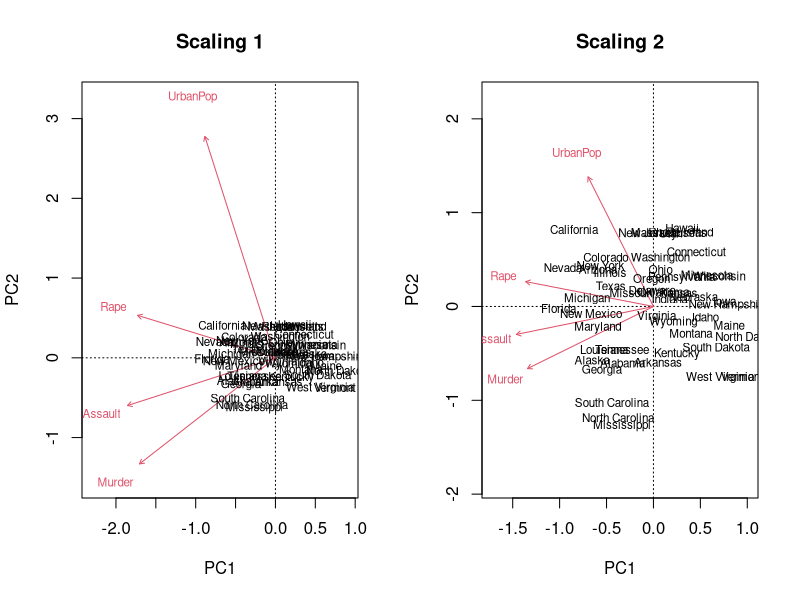
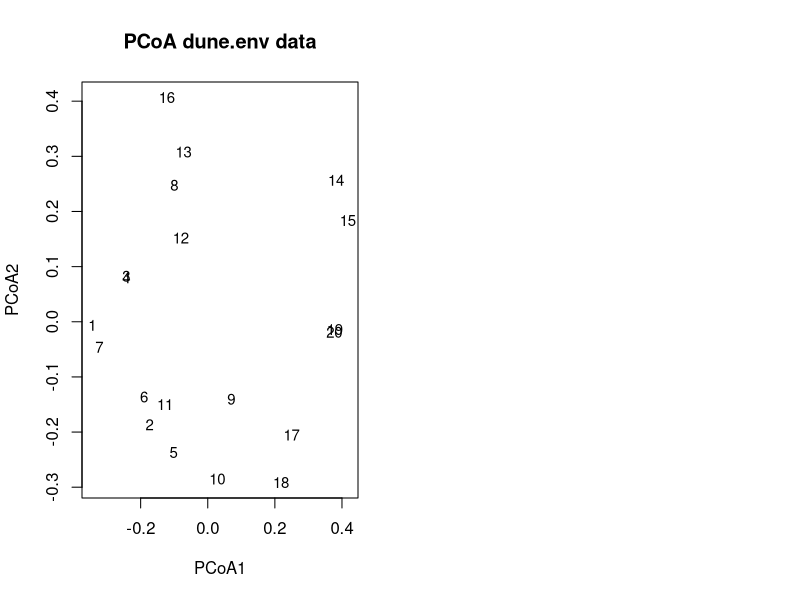
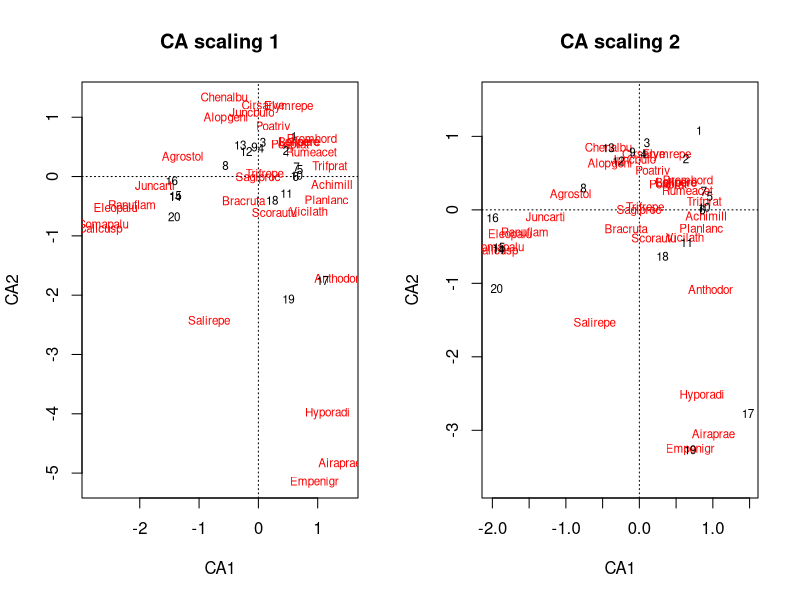
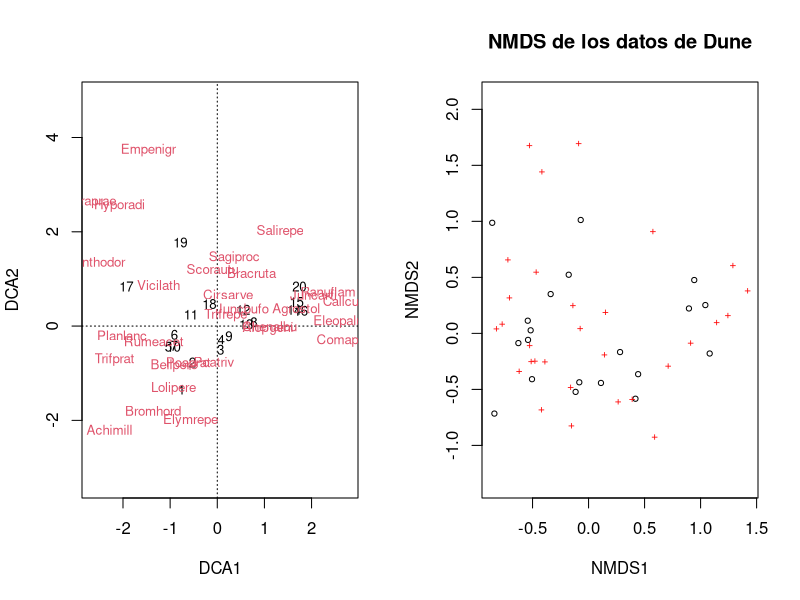
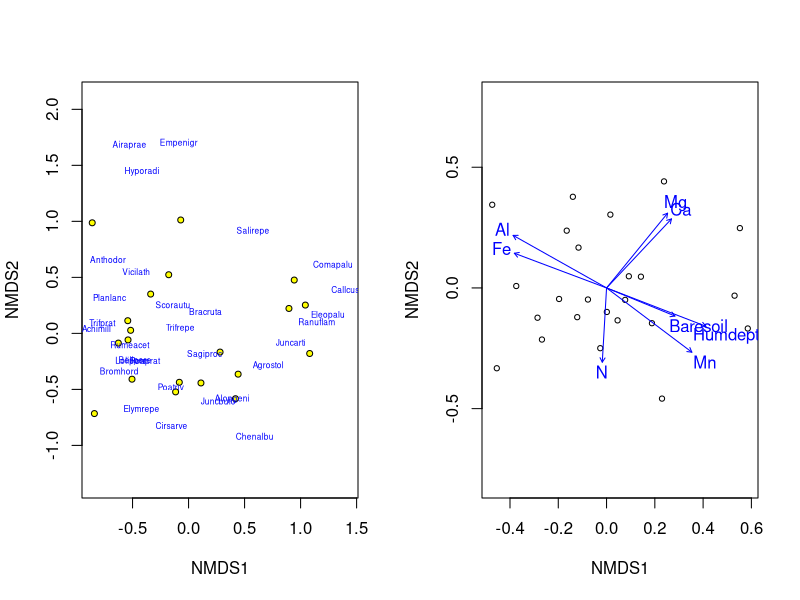
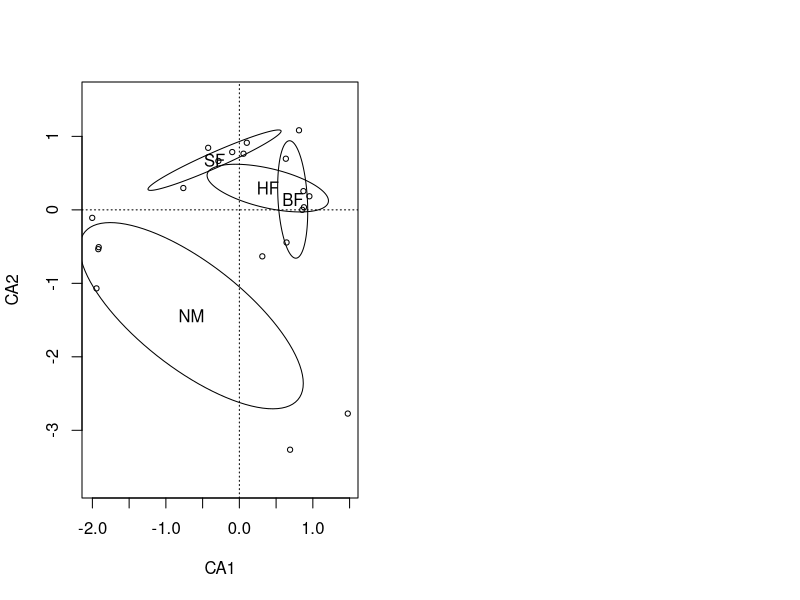

Here is the R script that generated these plots, in order:
## ---- chunk 1
Ordenacion<- data.frame(`Medidas de Similitud` = c("Respuesta lineal", "Respuesta Unimodal", "Bray-Curtis"), `Tipo de Ordenación` = c("PCA", "CA/DCA", "PcoA/mMDS/nmMDS"))

knitr::kable(
  Ordenacion, booktabs = TRUE,
  caption = 'Relación entre el tipo de variable y el método de ordenación no constreñida a utilizar'
)
## ---- chunk 2
library(vegan)
data("USArrests")
head(USArrests, 4)

#usaremos la función rda para ajustar un pca
pca.Arr <- rda(USArrests, scale = TRUE)

#el argumento scale = TRUE nos permite estandarizar los datos 
#los arrestos como vemos son mucho más altos que las otras variables

#Vemos el resultado del ajuste
pca.summ <- summary(pca.Arr)

#Eigenvalues
#para obtener los eignvalues le pedimos que del objeto que contiene el resumen del
#análisis (pca.summ) el elemento cont 
pca.summ$cont
## ---- chunk 3
#puntuación de las especies 
pca.summ$species

## ---- chunk 4
#Sitios
#Usamos la función head para que se despligue únicamente los 6 primeros sitios
head(pca.summ$sites)

## ---- chunk 5
par(mfcol=c(1,2))

biplot(pca.Arr, scaling=1, main = "Scaling 1")
biplot(pca.Arr, scaling=2, main = "Scaling 2")

## ---- chunk 6
#cargamos datos de ejemplo
library(vegan)
data("dune.env")

#calculamos la distancia de gower con datos mixtos
#variables numéricas y categóricas
library(cluster)
disGow <- daisy(dune.env, "gower")

#realizamos la ordenación y graficamos
library(ape)
pcoaDun <- pcoa(disGow)

#vemos los eigenvalores
head(pcoaDun$values)

#Estos nos muestran la importancia de cada variable para cada sitio

#Vemos los eigenvectores
head(pcoaDun$vectors)
#son los vectores que se usan para la ordenación 
## ---- chunk 7
plot(pcoaDun$vectors[,1], pcoaDun$vectors[,2], type = "n", xlab = "PCoA1", ylab = "PCoA2",
 axes = TRUE, main = "PCoA dune.env data")

text(pcoaDun$vectors[,1], pcoaDun$vectors[,2], labels(disGow), 
 cex = 0.9, xpd = TRUE)
## ---- chunk 8
data(dune)

#ajustamos el ca
ca.dune <- cca(dune)

#extraemos los datos
caSum <- summary(ca.dune)

#Eigenvalores
caSum$cont
#el primer componente explica el 25% de la variación

#Ahora graficamos
par(mfcol=c(1,2))
plot(ca.dune, scaling = 1, main="CA scaling 1")
plot(ca.dune, scaling = 2, main="CA scaling 2")

## ---- chunk 9
#ajustamos el dca
dca.dune <- decorana(dune)
dca.dune

#Ahora graficamos
par(mfcol=c(1,2))
plot(dca.dune)

## ---- chunk 10
nmds.dune <- metaMDS(dune,distance="bray", k=2, trymax=50)   
nmds.dune 
## ---- chunk 11
#graficamos la ordenación

plot(nmds.dune, main="NMDS de los datos de Dune")
## ---- chunk 12
plot(nmds.dune, type="n")  # para dibujar un plot vacío
points(nmds.dune, display="sites", cex=0.8, pch=21, col="black", bg="yellow")  
text(nmds.dune, display= "spec", cex=0.5, col="blue") 

## ---- chunk 13
data(varechem)
data(varespec)
vare.mds <- metaMDS(varespec, trace = FALSE)
ef <- envfit(vare.mds, varechem, permu = 999)
ef
## ---- chunk 14
plot(vare.mds, display = "sites")
plot(ef, p.max = 0.05)

## ---- chunk 15
ef <- envfit(ca.dune, dune.env, permutations = 999)
ef

plot(ca.dune, display = "sites", type = "p")
with(dune.env, ordiellipse(ca.dune, Management, kind = "se", conf = 0.95, label= TRUE))
